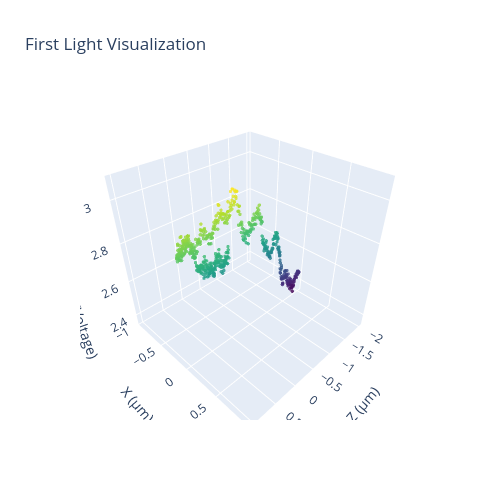

The notebook cell this image was saved under:
### Code cell
## Z fine-tuning
stage = 'l'
line_numbers = [0, 1, 2] # left XY, right XY, all Z
speed = 6

# Enter a list of relative commands manually, comes back to original position
commands = [
    ['Z', 1],#2
    ['Z', -3], #-8
]
result = flc.scan_path(stage, commands, speed, line_numbers, perform_regression = False)

datapoints = result['datapoints']
fig = result['figure']

## Maximum point delta
max_point = datapoints[
    np.argmax(datapoints[:, 2])
][:2]

fig.show()

### Figure 1 — Plotly figure (JSON) as saved in the notebook; plotly's stock layout.template omitted (floating-point values rounded to 4 significant figures; data arrays with more than 128 entries replaced by an {"elided": "..."} marker saying what was removed)
{"data": [{"marker": {"color": {"elided": "571 float values"}, "colorscale": [[0, "#440154"], [0.1111, "#482878"], [0.2222, "#3e4989"], [0.3333, "#31688e"], [0.4444, "#26828e"], [0.5556, "#1f9e89"], [0.6667, "#35b779"], [0.7778, "#6ece58"], [0.8889, "#b5de2b"], [1, "#fde725"]], "opacity": 0.8, "size": 2}, "mode": "markers", "name": "Datapoints", "type": "scatter3d", "x": {"elided": "571 float values"}, "y": {"elided": "571 float values"}, "z": {"elided": "571 float values"}}], "layout": {"autosize": true, "height": 500, "scene": {"aspectmode": "cube", "xaxis": {"title": {"text": "Z (μm)"}}, "yaxis": {"title": {"text": "X (μm)"}}, "zaxis": {"title": {"text": "Radiant Power (Voltage)"}}}, "title": {"text": "First Light Visualization"}, "width": 500, "yaxis": {"scaleanchor": "x", "scaleratio": 1}}}
